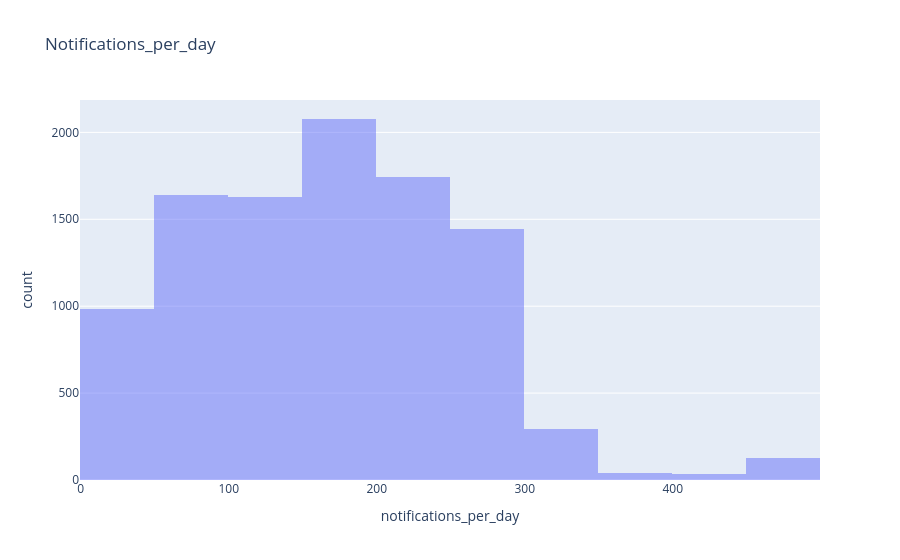

Here is the notebook cell this chart was saved with:
### Markdown cell above
### Notifications per Day

### Code cell
fig = px.histogram(
    df,
    x="notifications_per_day",
    nbins=20,
    barmode="overlay",
    title="Notifications_per_day",
)
fig.show()

### Figure 1 — Plotly figure (JSON) as saved in the notebook; plotly's stock layout.template omitted (floating-point values rounded to 4 significant figures; data arrays with more than 128 entries replaced by an {"elided": "..."} marker saying what was removed)
{"data": [{"bingroup": "x", "hovertemplate": "notifications_per_day=%{x}<br>count=%{y}<extra></extra>", "legendgroup": "", "marker": {"color": "#636efa", "opacity": 0.5, "pattern": {"shape": ""}}, "name": "", "nbinsx": 20, "orientation": "v", "showlegend": false, "type": "histogram", "x": {"elided": "10000 int values"}, "xaxis": "x", "yaxis": "y"}], "layout": {"barmode": "overlay", "legend": {"tracegroupgap": 0}, "title": {"text": "Notifications_per_day"}, "xaxis": {"anchor": "y", "domain": [0, 1], "title": {"text": "notifications_per_day"}}, "yaxis": {"anchor": "x", "domain": [0, 1], "title": {"text": "count"}}}}
